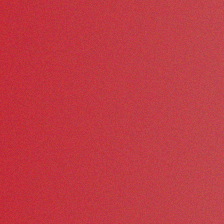
#> input picture ai-service/data/multimodal/cases/case_0000/image.png, 224 x 224 px
$ python -i anti_fraud_image.py   (imports and definitions only)   (older library calls are emulated)
#> lines starting #> are read from the running program, lines starting #| are printed output that depends on the picture
#!/usr/bin/env python
# -*- coding: utf-8 -*-
"""
图像/视频伪造检测模块 (anti_fraud_image.py)
==========================================
用途：对图片进行伪造/篡改检测，包括人脸检测、ELA误差分析、AI生成痕迹检测等

推理优先级：
    1) ML 模型预测（models/image_baseline.joblib，ELA+传统特征 + SVM）
    2) 启发式规则 fallback（OpenCV：人脸/ELA/噪声；PIL 降级）

调用方式：
    python anti_fraud_image.py "图片文件路径"
输出：JSON格式到stdout
      ML 路径额外含 isFake, confidence, fakeProbability, source
依赖：Pillow, numpy, scikit-learn, joblib（OpenCV可选）
"""

import sys
import io
import json
import os


_BASE_DIR = os.path.dirname(os.path.abspath(__file__))
_MODELS_DIR = os.path.join(_BASE_DIR, 'models')

# ============================================================
#  可选模型注册表（models/ 下的 joblib 文件）
# ============================================================
# 三个可在页面上切换对比的模型；default/baseline 指向 image_baseline.joblib
# （train_image_models.py 会把它写成三模型中测试集 F1 最高者）
IMAGE_MODELS = {
    'logistic_regression': 'image_lr.joblib',
    'lr': 'image_lr.joblib',
    'random_forest': 'image_rf.joblib',
    'rf': 'image_rf.joblib',
    'svm': 'image_svm.joblib',
}
DEFAULT_MODEL_FILE = 'image_baseline.joblib'

# 模型缓存：{model_name: bundle}
_IMAGE_BUNDLE_CACHE = {}


class ImageModelNotFoundError(FileNotFoundError):
    """显式指定的图像模型权重不存在"""


def _resolve_model_file(model_name):
    """把请求里的模型名解析成 models/ 下的 joblib 文件名"""
    if model_name in (None, '', 'default', 'baseline'):
        return DEFAULT_MODEL_FILE
    key = str(model_name).lower()
    if key not in IMAGE_MODELS:
        raise ValueError(
            f"未知图像模型: {model_name}，可选: "
            f"{sorted(set(IMAGE_MODELS))}")
    return IMAGE_MODELS[key]


def _load_image_bundle(model_name=None):
    """按模型名懒加载 bundle dict 并缓存。

    默认模型（image_baseline.joblib）不存在时返回 None（走启发式降级）；
    显式指定的模型不存在时抛 ImageModelNotFoundError（避免静默测错模型）。
    """
    cache_key = model_name or 'default'
    if cache_key in _IMAGE_BUNDLE_CACHE:
        return _IMAGE_BUNDLE_CACHE[cache_key]

    import joblib
    fname = _resolve_model_file(model_name)
    path = os.path.join(_MODELS_DIR, fname)
    if not os.path.exists(path):
        if cache_key == 'default':
            _IMAGE_BUNDLE_CACHE[cache_key] = None
            return None
        raise ImageModelNotFoundError(
            f"图像模型 {model_name} 的权重文件不存在: {fname}，"
            f"请先运行 scripts/train_image_models.py")
    bundle = joblib.load(path)
    _IMAGE_BUNDLE_CACHE[cache_key] = bundle
    return bundle


def _get_image_model():
    """懒加载默认模型 image_baseline.joblib（保留旧调用兼容）"""
    return _load_image_bundle(None)


# ============================================================
#  ML 特征提取（须与 train_image_baseline.py 保持一致）
# ============================================================

# [116 lines left out: functions _compute_ela_map, _ela_features, _glcm_features, _basic_features, _build_ml_feature_vector, not called in this run]


def _predict_with_ml(file_path, model_name=None):
    """使用指定 ML 模型预测，返回结果 dict 或 None

    model_name: None/default -> image_baseline.joblib；
                也可传 logistic_regression / random_forest / svm。
    默认模型不存在时返回 None（走启发式降级）；显式模型缺失时抛异常。

    输出字段：risk_score, risk_level, detail, isFake, confidence,
              fakeProbability, face_detected, ela_score, features, source
    """
    model = _load_image_bundle(model_name)
    if model is None:
        return None

    pipeline = model.get('pipeline')
    feature_kind = model.get('feature_kind', 'basic')
    ela_quality = model.get('ela_quality', 90)
    model_key = model.get('model_name', model_name or 'image_baseline')
    model_label = model.get('model_label', {
        'logistic_regression': '逻辑回归',
        'random_forest': '随机森林',
        'svm': 'SVM',
    }.get(str(model_key), str(model_key)))
    if pipeline is None:
        return None

    try:
        from PIL import Image
        import numpy as np

        img_rgb = np.array(Image.open(file_path).convert('RGB'))
        feat = np.array(_build_ml_feature_vector(
            img_rgb, feature_kind, ela_quality)).reshape(1, -1)
    except Exception:
        return None

    try:
        pred = int(pipeline.predict(feat)[0])
        proba = pipeline.predict_proba(feat)[0]
        classes = getattr(pipeline, 'classes_', None)
        if classes is None and hasattr(pipeline, 'steps'):
            classes = pipeline.steps[-1][1].classes_
        if classes is None:
            classes = [0, 1]
        classes = list(classes)
        idx_fake = classes.index(1) if 1 in classes else 1
        fake_proba = float(proba[idx_fake]) if len(proba) > idx_fake else 0.5
    except Exception:
        return None

    # 风险分 = 伪造概率 × 100
    risk_score = int(round(fake_proba * 100))
    if risk_score < 30:
        risk_level = "低风险"
    elif risk_score < 70:
        risk_level = "中风险"
    else:
        risk_level = "高风险"

    # 附带原始 ELA 分数（便于展示）
    try:
        ela_raw_score = round(float(_compute_ela_map(img_rgb).mean()), 2)
    except Exception:
        ela_raw_score = 0.0

    return {
        "risk_score": risk_score,
        "risk_level": risk_level,
        "detail": f"ML模型预测（{feature_kind} 特征 + {model_label}），"
                  f"AI生成/篡改概率 {fake_proba:.2%}",
        "isFake": bool(pred == 1),
        "confidence": round(fake_proba if pred == 1 else 1 - fake_proba, 4),
        "fakeProbability": round(fake_proba, 4),
        "model": model_key,
        "modelLabel": model_label,
        "face_detected": False,
        "ela_score": ela_raw_score,
        "features": {
            "feature_kind": feature_kind,
            "model": model_key,
            "model_label": model_label,
        },
        "source": "ml",
    }


# ============================================================
#  启发式规则 fallback
# ============================================================

# [151 lines left out: function analyze_image_with_pil, not called in this run]


def perform_ela(image_path, quality=90):
    """执行ELA(Error Level Analysis)误差分析"""
    try:
        from PIL import Image
        import numpy as np
        import tempfile

        original = Image.open(image_path).convert('RGB')
        temp_path = tempfile.mktemp(suffix='.jpg')
        original.save(temp_path, 'JPEG', quality=quality)
        recompressed = Image.open(temp_path).convert('RGB')

        original_array = np.array(original, dtype=np.float64)
        recompressed_array = np.array(recompressed, dtype=np.float64)
        diff = np.abs(original_array - recompressed_array)
        ela_score = float(np.mean(diff))

        try:
            os.remove(temp_path)
        except Exception:
            pass

        return round(ela_score, 2)
    except Exception:
        return -1.0


def analyze_with_opencv(file_path):
    """OpenCV完整分析（启发式 fallback 路径）"""
    import cv2
    import numpy as np

    img = cv2.imread(file_path)
#> img is the input picture: shape (224, 224, 3); mean B, G, R 67.4, 58.1, 193
    if img is None:
        return analyze_image_with_pil(file_path)

    risk_score = 0
    detail_parts = []
    face_detected = False

    gray = cv2.cvtColor(img, cv2.COLOR_BGR2GRAY)
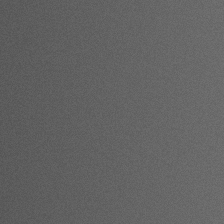
#> gray: shape (224, 224); min 83, max 116, mean 99.5

    # 人脸检测
    try:
        haar_path = cv2.data.haarcascades + 'haarcascade_frontalface_default.xml'
        if os.path.exists(haar_path):
            face_cascade = cv2.CascadeClassifier(haar_path)
            faces = face_cascade.detectMultiScale(gray, scaleFactor=1.1, minNeighbors=5, minSize=(30, 30))
#> faces = ()
            face_count = len(faces)
#> face_count = 0
            face_detected = face_count > 0
#> face_detected = False
            if face_detected:
                detail_parts.append(f"检测到{face_count}个人脸")
    except Exception:
        pass

    # ELA分析
    ela_score = perform_ela(file_path)
#> in perform_ela, `diff = np.abs(original_array - recompressed_array)`:
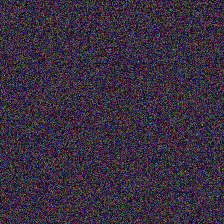
#> diff: shape (224, 224, 3) float64; mean R, G, B 4.03, 3.27, 4.46; drawn with min black and max white
#> in perform_ela, `ela_score = float(np.mean(diff))`: ela_score = 3.92
#> ela_score = 3.92
    if ela_score > 15:
        risk_score += 25
        detail_parts.append("ELA分析检测到明显编辑痕迹")
    elif ela_score > 8:
        risk_score += 12
        detail_parts.append("ELA分析检测到轻微编辑痕迹")

    # 噪声分析
    laplacian = cv2.Laplacian(gray, cv2.CV_64F)
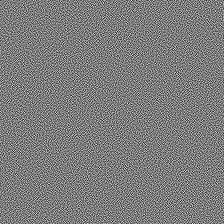
#> laplacian: shape (224, 224) float64; min -46, max 48, mean 0; drawn with min black and max white
    noise_level = np.var(laplacian)
#> noise_level = 217.6
    if noise_level < 50:
        risk_score += 15
        detail_parts.append("噪声模式异常（可能为AI生成）")

    if not detail_parts:
        detail_parts.append("未检测到明显篡改痕迹")
    if not face_detected:
        detail_parts.append("未检测到人脸")

    risk_score = min(risk_score, 100)
    if risk_score >= 70:
        risk_level = "高风险"
    elif risk_score >= 40:
        risk_level = "中风险"
    else:
        risk_level = "低风险"

    return {
        "risk_score": risk_score,
        "risk_level": risk_level,
        "detail": "，".join(detail_parts) + "（启发式规则）",
        "face_detected": face_detected,
        "ela_score": ela_score if ela_score >= 0 else 0.0,
        "source": "heuristic",
    }


# ============================================================
#  对外主入口
# ============================================================

def analyze_image(file_path, model=None):
    """主分析入口：指定/默认 ML 模型 → OpenCV 启发式 → PIL 降级

    Args:
        file_path: 图片路径
        model: 模型名，None/default/baseline 用 image_baseline.joblib；
               可选 'logistic_regression' / 'random_forest' / 'svm'

    Returns:
        dict: risk_score, risk_level, detail, face_detected, ela_score,
              source（ML 路径额外含 isFake, confidence, fakeProbability）
    """
    if not os.path.exists(file_path):
        return {
            "risk_score": 0,
            "risk_level": "检测失败",
            "detail": "图片文件不存在",
            "face_detected": False,
            "ela_score": 0.0
        }

    explicit = model not in (None, '', 'default', 'baseline')

    # 1. 指定模型：缺失直接报错，不静默回退
    if explicit:
        ml_result = _predict_with_ml(file_path, model)
        if ml_result is not None:
            return ml_result
        return {
            "risk_score": 0,
            "risk_level": "检测失败",
            "detail": f"图像模型 {model} 不可用，请确认模型已训练",
            "face_detected": False,
            "ela_score": 0.0,
            "source": "error",
        }

    # 1b. 默认 ML 模型预测
    ml_result = _predict_with_ml(file_path)
    if ml_result is not None:
        return ml_result

    # 2. ML 不可用 → OpenCV 启发式
    try:
        import cv2  # noqa: F401
        return analyze_with_opencv(file_path)
    except ImportError:
        # 3. OpenCV 不可用 → PIL 降级
        return analyze_image_with_pil(file_path)


# ============================================================
#  可用模型清单（供 /api/models 接口使用）
# ============================================================

# [60 lines left out: functions list_image_models, main, not called in this run]


# [2 lines not run here, left out]

>>> result = analyze_image('data/multimodal/cases/case_0000/image.png')
#> result = {'risk_score': 0, 'risk_level': '低风险', 'detail': '未检测到明显篡改痕迹，未检测到人脸（启发式规则）', 'face_detected': False, 'ela_score': 3.92, 'source': 'heuristic'}
